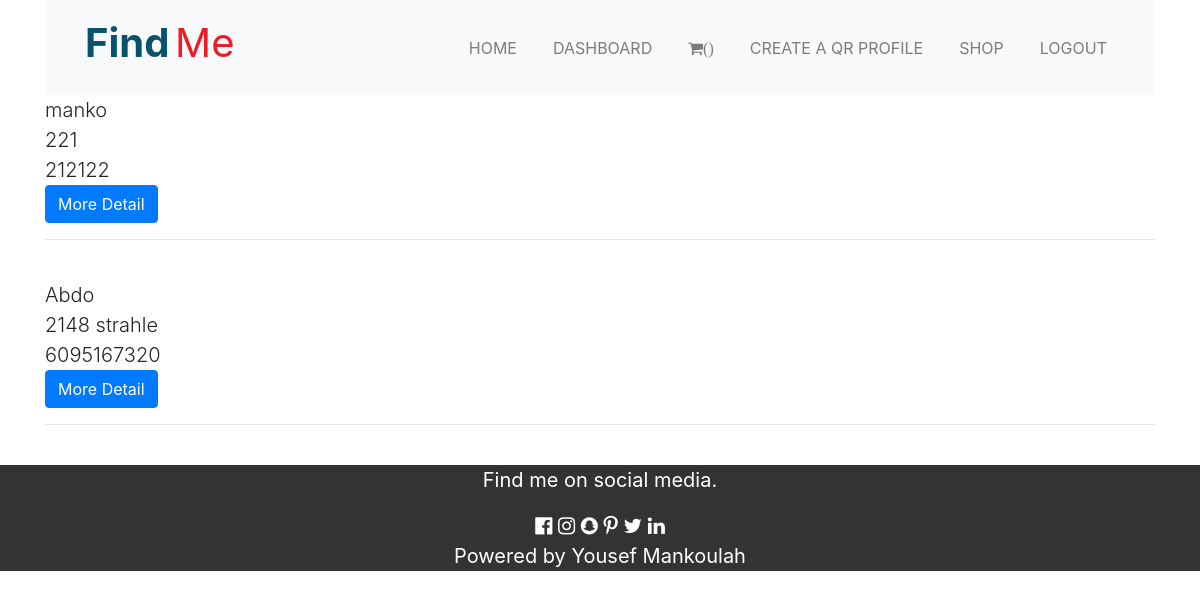
Before: /dashboard/1/ (signed in) with the older database file.
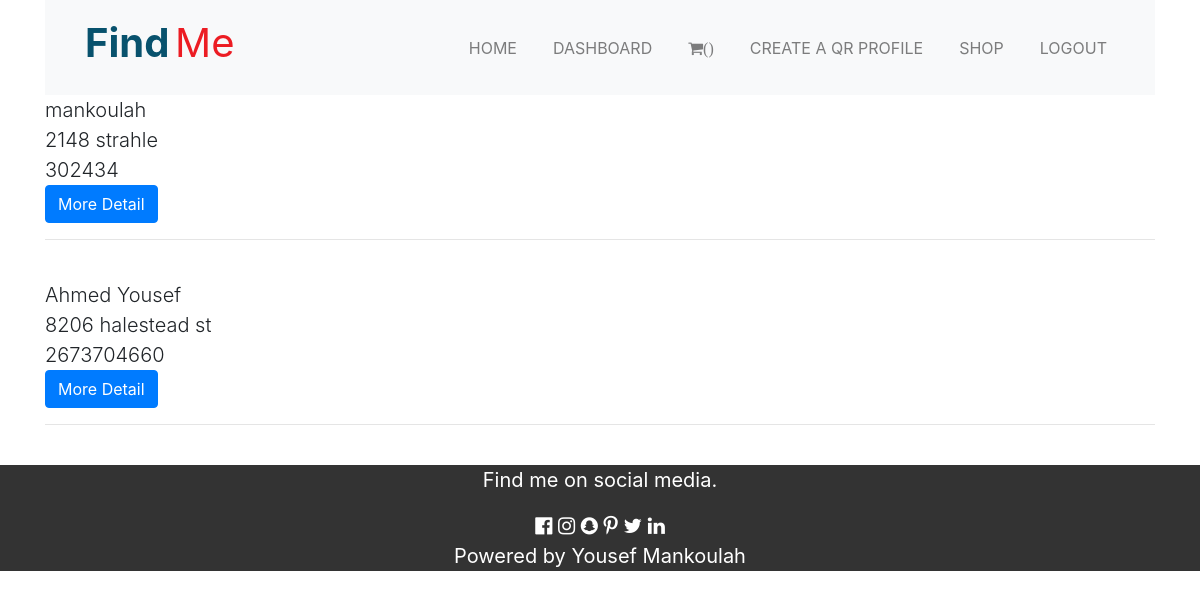
After: the same page with the newer database file.
### home/models.py (models this page shows, shortened)
class GenerateQr(models.Model):
    parent = models.ForeignKey(User, on_delete=models.CASCADE)
    name = models.CharField(max_length=300)
    address= models.CharField(max_length=300, blank=True, null=True)
    phoneNumber= models.CharField(max_length=300)
    summary = models.TextField(blank=True, null=True)
    qr = models.ImageField(upload_to='media', blank=True)
    class Meta:
        ordering = ('name',)

### home/views.py (the view)
# urls.py: path('dashboard/<id>/', views.dashboard, name="dashboard"),
@login_required(login_url='login')
def dashboard(request, id):
    dashboard = GenerateQr.objects.filter(parent=request.user).order_by('-name')
    return render(request, 'dashboard.html', {'dashboard': dashboard})

### home/templates/dashboard.html
{% extends "base.html" %}
{% load static %}
{% block content %}
{% for dashboard in dashboard  %}
<div class="container lead">
{{dashboard.name}}<br>
{{dashboard.address}}<br>
{{dashboard.phoneNumber}}<br>
<a class="btn btn-primary" href="{% url 'profileDetail' dashboard.id %}">More Detail</a>
<hr>
</div>
<br>
{% endfor %}
{% endblock %}

Changed rows visible on the page:
removed GenerateQr: name "Abdo", address "2148 strahle", phoneNumber "6095167320"
changed GenerateQr: name "manko" → "mankoulah"; address "221" → "2148 strahle"; phoneNumber "212122" → "302434"
added GenerateQr: name "Ahmed Yousef", address "8206 halestead st", phoneNumber "2673704660"
